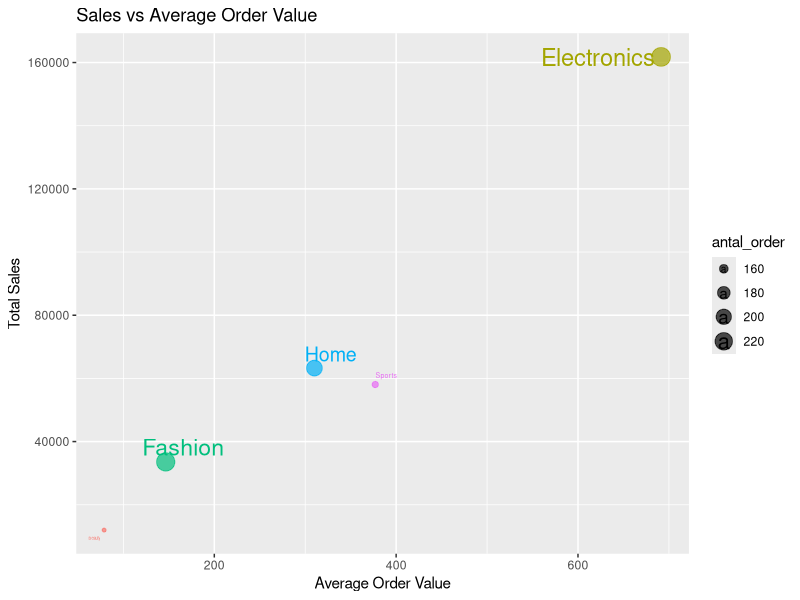
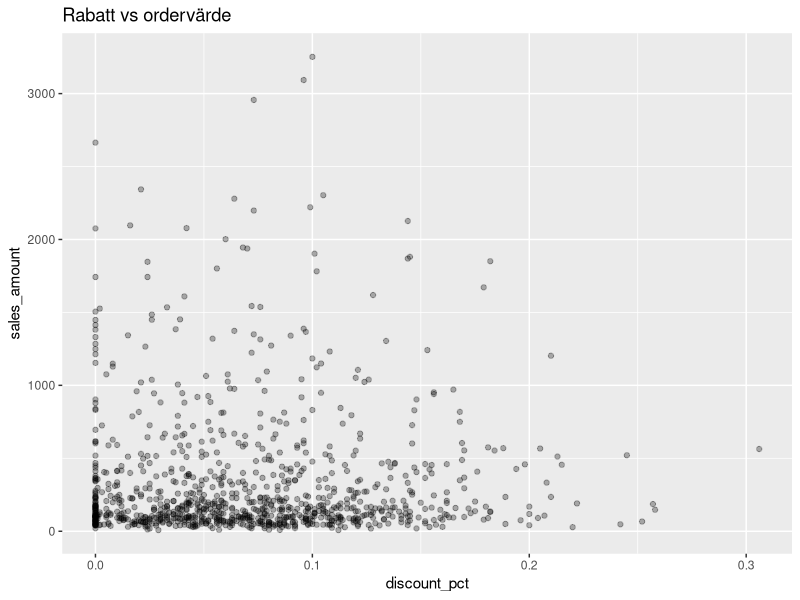

Reproduce these figures in R, in order.
## ---- chunk 1
library(tidyverse)
library(here)
library(ggrepel)
## ---- chunk 2
orders <- read_csv(here::here("data/ecommerce_orders.csv"))

dim(orders)
glimpse(orders)

colSums(is.na(orders))
## ---- chunk 3
orders_clean <- orders %>%
  mutate(
    order_date = as.Date(order_date),
    city = str_to_title(str_trim(city)),
    payment_method = str_to_title(str_trim(payment_method)),
    campaign_source = str_to_title(str_trim(campaign_source))
  ) %>%
  filter(!is.na(discount_pct)) %>%
  mutate(
    sales_amount = quantity * unit_price,
    discounted_price = unit_price * (1 - discount_pct),
    total_after_discount = quantity * discounted_price
  )
## ---- chunk 4
category_summary <- orders_clean %>%
  group_by(product_category) %>%
  summarise(
    total_sales = sum(sales_amount),
    avg_order = mean(sales_amount),
    antal_order = n()
  )

category_summary
## ---- chunk 5
ggplot(category_summary, aes(x = avg_order, 
                             y = total_sales, 
                             size = antal_order, 
                             color = product_category)) +
  geom_point(alpha = 0.7) +
  geom_text_repel(aes(label = product_category)) +
  labs(
    title = "Sales vs Average Order Value",
    x = "Average Order Value",
    y = "Total Sales"
  ) +
  guides(color = "none")
## ---- chunk 6
orders_clean %>%
  mutate(rabattgrupp = case_when(
    discount_pct == 0 ~ "Ingen rabatt",
    discount_pct < 0.10 ~ "Låg",
    discount_pct < 0.20 ~ "Medel",
    TRUE ~ "Hög"
  )) %>%
  group_by(rabattgrupp) %>%
  summarise(
    antal = n(),
    medelvarde = mean(sales_amount)
  )
## ---- chunk 7
ggplot(orders_clean, aes(x = discount_pct, y = sales_amount)) +
  geom_point(alpha = 0.3) +
  labs(title = "Rabatt vs ordervärde")
## ---- chunk 8
orders_clean %>%
  group_by(customer_id) %>%
  summarise(total_spending = sum(total_after_discount)) %>%
  summarise(mean_spending = mean(total_spending))
